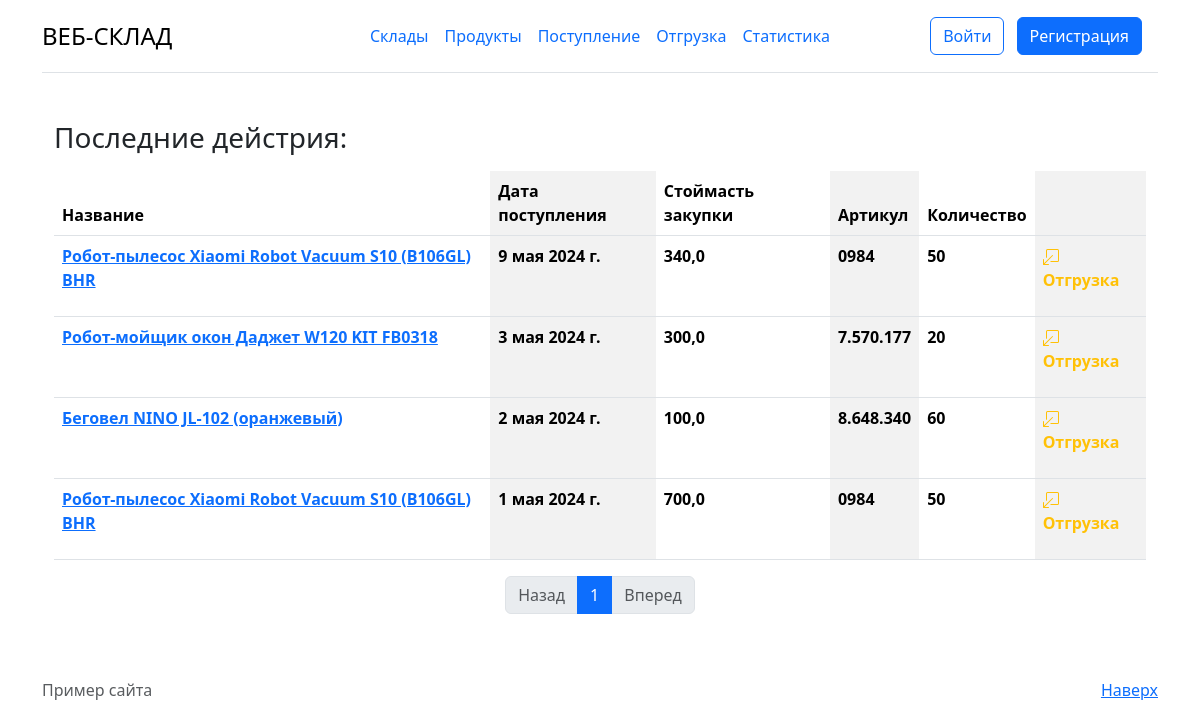
The app's page /user/admin/user-item/ with its own data.
### item/models.py (models this page shows, shortened)
class Item(models.Model):
    product = models.ForeignKey(Product, on_delete=models.CASCADE)
    stock = models.ForeignKey(Stock, on_delete=models.CASCADE)
    quantity = models.IntegerField('Количество')
    purchase_price = models.FloatField('Стоймасть закупки')
    purchase_date = models.DateField('Дата поступления')
    available = models.BooleanField('доступно', default = True)
    soldQuantity = models.IntegerField('Количество cбыто', default = 0)
    responsible = models.ForeignKey(User, on_delete=models.SET_NULL, null=True, blank=True)

### product/models.py (models this page shows, shortened)
class Product(models.Model):
    name = models.CharField('Название',max_length = 50)
    description = models.TextField('Описание')
    vendor_code = models.CharField('Артикул', max_length = 50)
    quantity_rack = models.IntegerField('Количество на одином стилаже')
    class Meta:
        verbose_name = "Товар"
        verbose_name_plural = "Товары"

### user_app/views.py (the view)
# urls.py: path('<str:username>/user-item/', views.UserItemView.as_view(), name='user_item'),
class UserItemView(ListView):
    template_name = 'user_app/user_item_page.html'
    context_object_name = 'items'
    paginate_by = 10
    def get_queryset(self):
        try:
            user = get_object_or_404(User, username=self.kwargs.get('username'))
        except User.DoesNotExist:
            raise Http404("Пользователь не найден")
        return Item.objects.filter(responsible = user).order_by('-id')
    def get_context_data(self, **kwargs):
        context = super().get_context_data(**kwargs)
        try:
            author = get_object_or_404(User, username=self.kwargs.get("username"))
        except User.DoesNotExist:
            raise Http404("Пользователь не найден")
        context['author'] = author
        context['title'] = f'Посты пользователя {author}'
        return context

### user_app/templates/user_app/user_item_page.html (shortened to what this page needs)
{% extends 'main/layout.html'%}
{% block container %}
<div class="container mt-5">
    <h3 class="mb-3">Последние дейстрия:</h3>
    <table class="table table-striped-columns">
        <thead>
            <tr>
                <th scope="col">Название</th>
                <th scope="col">Дата поступления</th>
                <th scope="col">Стоймасть закупки</th>
                <th scope="col">Артикул</th>
                <th scope="col">Количество</th>
                <th scope="col"></th>
            </tr>
        </thead>
        <tbody>
            {% for el in items %}
            <tr>
                <th><a href="{%  url 'item/item_detail' el.id %} ">{{el.product.name}}</a></th>
                <th>{{el.purchase_date}}</th>
                <th>{{el.purchase_price}}</th>
                <th>{{el.product.vendor_code}}</th>
                <th>{{el.quantity}}</th>
                <th>
                    {% if el.sold == False %}
                    <p class="text-success">
                        <svg xmlns="http://www.w3.org/2000/svg" width="16" height="16" fill="currentColor" class="bi bi-box-arrow-in-up-right" viewBox="0 0 16 16">
                        <path fill-rule="evenodd" d="M6.364 13.5a.5.5 0 0 0 .5.5H13.5a1.5 1.5 0 0 0 1.5-1.5v-10A1.5 1.5 0 0 0 13.5 1h-10A1.5 1.5 0 0 0 2 2.5v6.636a.5.5 0 1 0 1 0V2.5a.5.5 0 0 1 .5-.5h10a.5.5 0 0 1 .5.5v10a.5.5 0 0 1-.5.5H6.864a.5.5 0 0 0-.5.5"></path>
                        <path fill-rule="evenodd" d="M11 5.5a.5.5 0 0 0-.5-.5h-5a.5.5 0 0 0 0 1h3.793l-8.147 8.146a.5.5 0 0 0 .708.708L10 6.707V10.5a.5.5 0 0 0 1 0z"></path>
                        </svg>
                        Поступление
                    </p>
                    {% else %}
                    <p class="text-warning">
                        Отгрузка</p>
                    {% endif %}
                </th>
            </tr>
            {% endfor %}
        </tbody>
    </table>
    <div class="col-12">
        {% include "main/pagination.html" %}
    </div>
</div>
{% endblock %}

### records on screen
Item: product.name "Робот-пылесос Xiaomi Robot Vacuum S10 (B106GL) BHR", purchase_date "9 мая 2024 г.", purchase_price "340,0", product.vendor_code "0984", quantity "50"
Item: product.name "Робот-мойщик окон Даджет W120 KIT FB0318", purchase_date "3 мая 2024 г.", purchase_price "300,0", product.vendor_code "7.570.177", quantity "20"
Item: product.name "Беговел NINO JL-102 (оранжевый)", purchase_date "2 мая 2024 г.", purchase_price "100,0", product.vendor_code "8.648.340", quantity "60"
Item: product.name "Робот-пылесос Xiaomi Robot Vacuum S10 (B106GL) BHR", purchase_date "1 мая 2024 г.", purchase_price "700,0", product.vendor_code "0984", quantity "50"

### other values on screen
{{ num_page }} "1"
